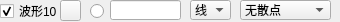
               <widget class="QWidget" name="widget_10" native="true">
                <property name="minimumSize">
                 <size>
                  <width>0</width>
                  <height>22</height>
                 </size>
                </property>
                <property name="maximumSize">
                 <size>
                  <width>16777215</width>
                  <height>22</height>
                 </size>
                </property>
                <widget class="QLineEdit" name="txtValueCurve10">
                 <property name="geometry">
                  <rect>
                   <x>110</x>
                   <y>0</y>
                   <width>71</width>
                   <height>20</height>
                  </rect>
                 </property>
                 <property name="text">
                  <string/>
                 </property>
                </widget>
                <widget class="QRadioButton" name="rdoBoldCurve10">
                 <property name="geometry">
                  <rect>
                   <x>90</x>
                   <y>3</y>
                   <width>16</width>
                   <height>16</height>
                  </rect>
                 </property>
                 <property name="text">
                  <string/>
                 </property>
                 <property name="checked">
                  <bool>false</bool>
                 </property>
                </widget>
                <widget class="QCheckBox" name="chkVisibleCurve10">
                 <property name="geometry">
                  <rect>
                   <x>0</x>
                   <y>3</y>
                   <width>60</width>
                   <height>16</height>
                  </rect>
                 </property>
                 <property name="text">
                  <string>波形10</string>
                 </property>
                 <property name="checked">
                  <bool>true</bool>
                 </property>
                </widget>
                <widget class="QPushButton" name="btnColourCurve10">
                 <property name="geometry">
                  <rect>
                   <x>60</x>
                   <y>0</y>
                   <width>21</width>
                   <height>21</height>
                  </rect>
                 </property>
                 <property name="text">
                  <string/>
                 </property>
                </widget>
                <widget class="QComboBox" name="cmbLineStyle10">
                 <property name="geometry">
                  <rect>
                   <x>190</x>
                   <y>0</y>
                   <width>41</width>
                   <height>20</height>
                  </rect>
                 </property>
                 <property name="currentIndex">
                  <number>1</number>
                 </property>
                 <item>
                  <property name="text">
                   <string>点</string>
                  </property>
                 </item>
                 <item>
                  <property name="text">
                   <string>线</string>
                  </property>
                 </item>
                 <item>
                  <property name="text">
                   <string>左</string>
                  </property>
                 </item>
                 <item>
                  <property name="text">
                   <string>右</string>
                  </property>
                 </item>
                 <item>
                  <property name="text">
                   <string>中</string>
                  </property>
                 </item>
                 <item>
                  <property name="text">
                   <string>积</string>
                  </property>
                 </item>
                </widget>
                <widget class="QComboBox" name="cmbScatterStyle10">
                 <property name="geometry">
                  <rect>
                   <x>240</x>
                   <y>0</y>
                   <width>91</width>
                   <height>20</height>
                  </rect>
                 </property>
                 <property name="focusPolicy">
                  <enum>Qt::WheelFocus</enum>
                 </property>
                 <property name="maxVisibleItems">
                  <number>20</number>
                 </property>
                 <item>
                  <property name="text">
                   <string>无散点</string>
                  </property>
                  <property name="icon">
                   <iconset resource="res.qrc">
                    <normaloff>:/pic/ssNone.png</normaloff>:/pic/ssNone.png</iconset>
                  </property>
                 </item>
                 <item>
                  <property name="text">
                   <string>x形</string>
                  </property>
                  <property name="icon">
                   <iconset resource="res.qrc">
                    <normaloff>:/pic/ssCross.png</normaloff>:/pic/ssCross.png</iconset>
                  </property>
                 </item>
                 <item>
                  <property name="text">
                   <string>+形</string>
                  </property>
                  <property name="icon">
                   <iconset resource="res.qrc">
                    <normaloff>:/pic/ssPlus.png</normaloff>:/pic/ssPlus.png</iconset>
                  </property>
                 </item>
                 <item>
                  <property name="text">
                   <string>空心圆</string>
                  </property>
                  <property name="icon">
                   <iconset resource="res.qrc">
                    <normaloff>:/pic/ssCircle.png</normaloff>:/pic/ssCircle.png</iconset>
                  </property>
                 </item>
                 <item>
                  <property name="text">
                   <string>实心圆</string>
                  </property>
                  <property name="icon">
                   <iconset resource="res.qrc">
                    <normaloff>:/pic/ssDisc.png</normaloff>:/pic/ssDisc.png</iconset>
                  </property>
                 </item>
                 <item>
                  <property name="text">
                   <string>矩形</string>
                  </property>
                  <property name="icon">
                   <iconset resource="res.qrc">
                    <normaloff>:/pic/ssSquare.png</normaloff>:/pic/ssSquare.png</iconset>
                  </property>
                 </item>
                 <item>
                  <property name="text">
                   <string>菱形</string>
                  </property>
                  <property name="icon">
                   <iconset resource="res.qrc">
                    <normaloff>:/pic/ssDiamond.png</normaloff>:/pic/ssDiamond.png</iconset>
                  </property>
                 </item>
                 <item>
                  <property name="text">
                   <string>星形</string>
                  </property>
                  <property name="icon">
                   <iconset resource="res.qrc">
                    <normaloff>:/pic/ssStar.png</normaloff>:/pic/ssStar.png</iconset>
                  </property>
                 </item>
                 <item>
                  <property name="text">
                   <string>正三角</string>
                  </property>
                  <property name="icon">
                   <iconset resource="res.qrc">
                    <normaloff>:/pic/ssTriangle.png</normaloff>:/pic/ssTriangle.png</iconset>
                  </property>
                 </item>
                 <item>
                  <property name="text">
                   <string>倒三角</string>
                  </property>
                  <property name="icon">
                   <iconset resource="res.qrc">
                    <normaloff>:/pic/ssTriangleInverted.png</normaloff>:/pic/ssTriangleInverted.png</iconset>
                  </property>
                 </item>
                 <item>
                  <property name="text">
                   <string>x框</string>
                  </property>
                  <property name="icon">
                   <iconset resource="res.qrc">
                    <normaloff>:/pic/ssCrossSquare.png</normaloff>:/pic/ssCrossSquare.png</iconset>
                  </property>
                 </item>
                 <item>
                  <property name="text">
                   <string>+框</string>
                  </property>
                  <property name="icon">
                   <iconset resource="res.qrc">
                    <normaloff>:/pic/ssPlusSquare.png</normaloff>:/pic/ssPlusSquare.png</iconset>
                  </property>
                 </item>
                 <item>
                  <property name="text">
                   <string>x圆</string>
                  </property>
                  <property name="icon">
                   <iconset resource="res.qrc">
                    <normaloff>:/pic/ssCrossCircle.png</normaloff>:/pic/ssCrossCircle.png</iconset>
                  </property>
                 </item>
                 <item>
                  <property name="text">
                   <string>+圆</string>
                  </property>
                  <property name="icon">
                   <iconset resource="res.qrc">
                    <normaloff>:/pic/ssPlusCircle.png</normaloff>:/pic/ssPlusCircle.png</iconset>
                  </property>
                 </item>
                 <item>
                  <property name="text">
                   <string>和平</string>
                  </property>
                  <property name="icon">
                   <iconset resource="res.qrc">
                    <normaloff>:/pic/ssPeace.png</normaloff>:/pic/ssPeace.png</iconset>
                  </property>
                 </item>
                </widget>
               </widget>
